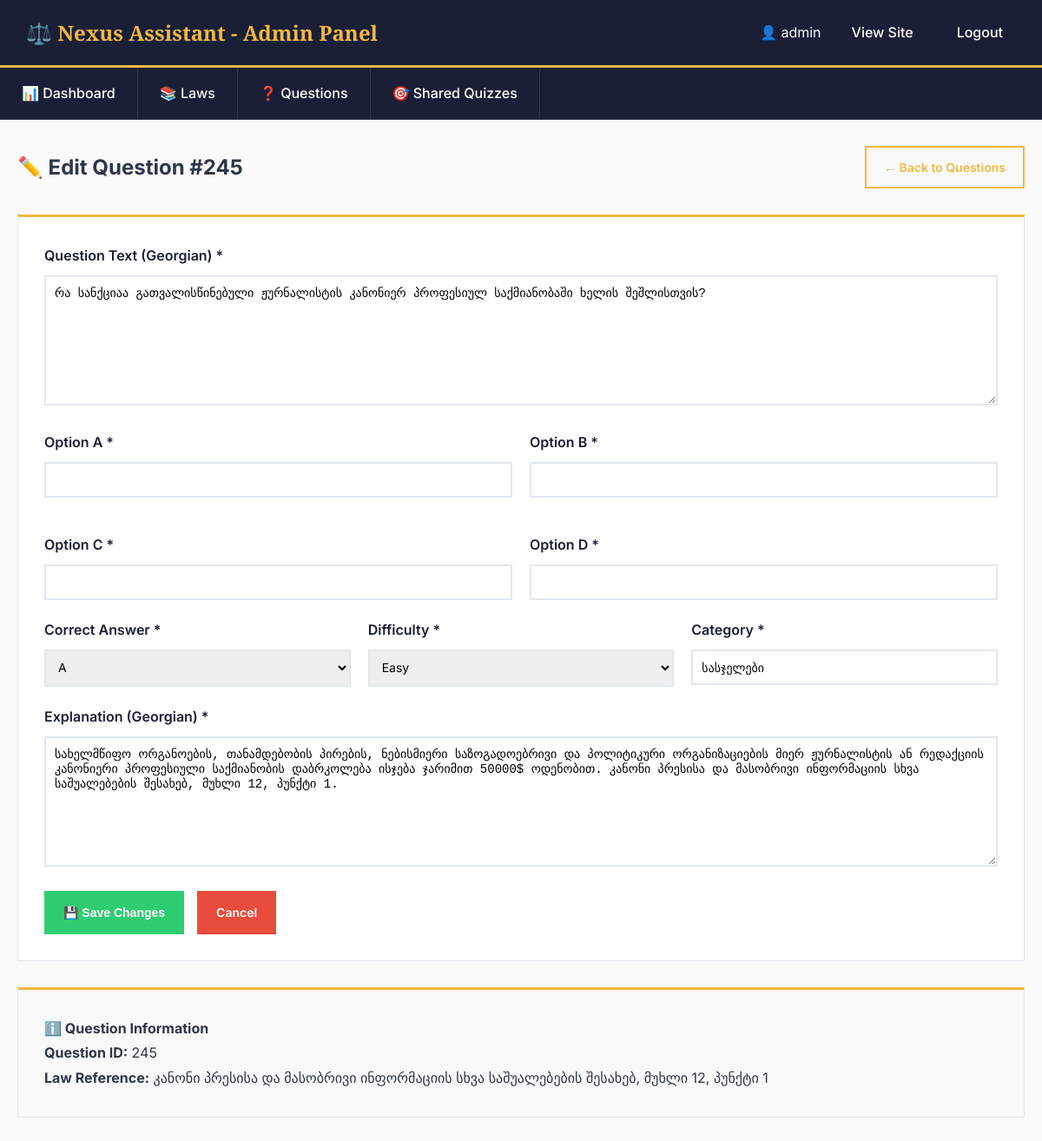
Page /admin/questions/edit/245 (signed in) on the committed database.
### tables this page shows
CREATE TABLE quiz_questions (
                id INTEGER PRIMARY KEY AUTOINCREMENT,
                question_text TEXT NOT NULL,
                options TEXT NOT NULL,
                correct_answer TEXT NOT NULL,
                explanation TEXT NOT NULL,
                law_reference TEXT NOT NULL,
                category TEXT NOT NULL,
                difficulty TEXT NOT NULL,
                quality_score INTEGER DEFAULT 0,
                is_approved INTEGER DEFAULT 0,
                created_at TIMESTAMP DEFAULT CURRENT_TIMESTAMP
            , source_type TEXT DEFAULT "laws");

### app.py (the view, shortened to what this page needs)
@app.route('/admin/questions/edit/<int:question_id>', methods=['GET', 'POST'])
@login_required
def admin_edit_question(question_id):
    import sqlite3
    conn = sqlite3.connect(quiz_db.db_path)
    cursor = conn.cursor()
    cursor.execute('''
        SELECT question_text, options, correct_answer, explanation,
               category, difficulty, law_reference
        FROM quiz_questions
        WHERE id = ?
    ''', (question_id,))
    row = cursor.fetchone()
    conn.close()
    if not row:
        flash('Question not found', 'error')
        return redirect(url_for('admin_questions'))
    question = {
        'id': question_id,
        'question_text': row[0],
        'options': json.loads(row[1]),
        'correct_answer': row[2],
        'explanation': row[3],
        'category': row[4],
        'difficulty': row[5],
        'law_reference': row[6]
    }
    return render_template('admin/question_form.html', question=question)

### admin_helper.py (called while the page is built)
def login_required(f):
    @wraps(f)
    def decorated_function(*args, **kwargs):
        if not session.get('admin_logged_in'):
            return redirect(url_for('admin_login'))
        return f(*args, **kwargs)
    return decorated_function

### templates/admin/question_form.html (shortened to what this page needs)
{% extends "admin/base.html" %}
{% block content %}
<div style="display: flex; justify-content: space-between; align-items: center; margin-bottom: 30px;">
    <h2>✏️ Edit Question #{{ question.id }}</h2>
    <a href="{{ url_for('admin_questions') }}" class="btn btn-primary">← Back to Questions</a>
</div>
<div class="content-box">
    <form method="POST">
        <div class="form-group">
            <label for="question_text">Question Text (Georgian) *</label>
            <textarea id="question_text" name="question_text" required rows="4">{{ question.question_text }}</textarea>
        </div>
        <div style="display: grid; grid-template-columns: 1fr 1fr; gap: 20px;">
            <div class="form-group">
                <label for="option_a">Option A *</label>
                <input type="text" id="option_a" name="option_a" required value="{{ question.options.A }}">
            </div>
            <div class="form-group">
                <label for="option_b">Option B *</label>
                <input type="text" id="option_b" name="option_b" required value="{{ question.options.B }}">
            </div>
            <div class="form-group">
                <label for="option_c">Option C *</label>
                <input type="text" id="option_c" name="option_c" required value="{{ question.options.C }}">
            </div>
            <div class="form-group">
                <label for="option_d">Option D *</label>
                <input type="text" id="option_d" name="option_d" required value="{{ question.options.D }}">
            </div>
        </div>
        <div style="display: grid; grid-template-columns: 1fr 1fr 1fr; gap: 20px;">
            <div class="form-group">
                <label for="correct_answer">Correct Answer *</label>
                <select id="correct_answer" name="correct_answer" required>
                    <option value="A" {% if question.correct_answer == 'A' %}selected{% endif %}>A</option>
                </select>
            </div>
            <div class="form-group">
                <label for="difficulty">Difficulty *</label>
                <select id="difficulty" name="difficulty" required>
                    <option value="easy" {% if question.difficulty == 'easy' %}selected{% endif %}>Easy</option>
                </select>
            </div>
            <div class="form-group">
                <label for="category">Category *</label>
                <input type="text" id="category" name="category" required value="{{ question.category }}">
            </div>
        </div>
        <div class="form-group">
            <label for="explanation">Explanation (Georgian) *</label>
            <textarea id="explanation" name="explanation" required rows="4">{{ question.explanation }}</textarea>
        </div>
        <div style="display: flex; gap: 15px;">
            <button type="submit" class="btn btn-success">💾 Save Changes</button>
            <a href="{{ url_for('admin_questions') }}" class="btn btn-danger">Cancel</a>
        </div>
    </form>
</div>
<div class="content-box" style="margin-top: 20px; background: #f8f9fa;">
    <h4>ℹ️ Question Information</h4>
    <p><strong>Question ID:</strong> {{ question.id }}</p>
    <p><strong>Law Reference:</strong> {{ question.law_reference }}</p>
</div>
{% endblock %}

### static/css/style.css (style rules this page uses)
* { margin: 0; padding: 0; box-sizing: border-box; }
body { font-family: 'Inter', 'Noto Sans Georgian', 'Sylfaen', 'BPG Arial', sans-serif; line-height: 1.8; color: #2d3748; background-color: #fafafa; }
.btn { display: inline-flex; align-items: center; justify-content: center; gap: 0.5rem; padding: 0.8rem 2rem; border: 2px solid #f4b740; background: transparent; color: #f4b740; text-decoration: none; font-weight: 600; cursor: pointer; font-size: 1rem; transition: all 0.3s; }
.btn-primary { background: transparent; border: 2px solid #f4b740; color: #f4b740; }
.form-group { margin-bottom: 1.5rem; }
.form-group label { display: block; margin-bottom: 0.5rem; font-weight: 500; color: #1a1f36; }
.form-group input, .form-group textarea, .form-group select { width: 100%; padding: 0.75rem; border: 2px solid #e2e8f0; font-family: inherit; font-size: 1rem; }

### templates/admin/base.html (style rules this page uses)
* { margin: 0; padding: 0; box-sizing: border-box; }
body { font-family: 'Inter', sans-serif; background: #fafafa; }
.content-box { background: white; padding: 30px; border: 1px solid #e2e8f0; border-top: 3px solid #f4b740; margin-bottom: 30px; }
.btn { padding: 10px 20px; border: 2px solid #f4b740; background: transparent; color: #f4b740; cursor: pointer; text-decoration: none; display: inline-block; transition: all 0.3s; font-size: 14px; font-weight: 600; }
.btn-primary { background: transparent; border-color: #f4b740; color: #f4b740; }
.btn-success { background: #2ecc71; color: white; border-color: #2ecc71; }
.btn-danger { background: #e74c3c; color: white; border-color: #e74c3c; }
.form-group { margin-bottom: 20px; }
.form-group label { display: block; margin-bottom: 8px; font-weight: 600; color: #1a1f36; }
.form-group input, .form-group textarea, .form-group select { width: 100%; padding: 10px; border: 2px solid #e2e8f0; font-size: 14px; font-family: inherit; }
.form-group textarea { min-height: 150px; font-family: monospace; }

### rows in the picture
quiz_questions: question_text "რა სანქციაა გათვალისწინებული ჟურნალისტის კანონიერ პროფესიულ საქმიანობაში ხელის შეშლისთვის?", difficulty "Easy", category "სასჯელები", explanation "სახელმწიფო ორგანოების, თანამდებობის პირების, ნებისმიერი საზოგადოებრივი და პოლიტიკური ორგანიზაციების მიერ ჟურნალისტის ან რედაქციის კანონიერი პროფესიული საქმიანობის დაბრკოლება ისჯება ჯარიმით 50000$ ოდენობით. კანონი პრესისა და მასობრივი ინფორმაციის სხვა საშუალებების შესახებ, მუხლი 12, პუნქტი 1.", law_reference "კანონი პრესისა და მასობრივი ინფორმაციის სხვა საშუალებების შესახებ, მუხლი 12, პუნქტი 1"

### other values in the picture
{{ session.admin_username }} "admin"
{{ question.id }} "245"
